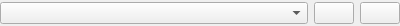
<?xml version="1.0" encoding="UTF-8"?>
<ui version="4.0">
 <class>MilestoneToolBarBase</class>
 <widget class="QWidget" name="MilestoneToolBarBase">
  <property name="geometry">
   <rect>
    <x>0</x>
    <y>0</y>
    <width>400</width>
    <height>26</height>
   </rect>
  </property>
  <property name="windowTitle">
   <string>MilestoneToolBarBase</string>
  </property>
  <layout class="QVBoxLayout" name="verticalLayout">
   <property name="leftMargin">
    <number>0</number>
   </property>
   <property name="topMargin">
    <number>0</number>
   </property>
   <property name="rightMargin">
    <number>0</number>
   </property>
   <property name="bottomMargin">
    <number>0</number>
   </property>
   <item>
    <layout class="QHBoxLayout" name="horizontalLayout">
     <property name="spacing">
      <number>6</number>
     </property>
     <property name="sizeConstraint">
      <enum>QLayout::SetDefaultConstraint</enum>
     </property>
     <item>
      <widget class="QComboBox" name="milestoneComboBox">
       <property name="sizePolicy">
        <sizepolicy hsizetype="Expanding" vsizetype="Fixed">
         <horstretch>0</horstretch>
         <verstretch>0</verstretch>
        </sizepolicy>
       </property>
       <property name="font">
        <font>
         <pointsize>8</pointsize>
         <weight>75</weight>
         <bold>true</bold>
        </font>
       </property>
       <property name="editable">
        <bool>false</bool>
       </property>
      </widget>
     </item>
     <item>
      <widget class="QPushButton" name="addMilestoneButton">
       <property name="toolTip">
        <string>Add a new Milestone …</string>
       </property>
       <property name="text">
        <string/>
       </property>
       <property name="icon">
        <iconset>
         <normaloff>../../images/new-milestone.png</normaloff>../../images/new-milestone.png</iconset>
       </property>
      </widget>
     </item>
     <item>
      <widget class="QPushButton" name="deleteMilestoneButton">
       <property name="toolTip">
        <string>Delete the current Milestone …</string>
       </property>
       <property name="text">
        <string/>
       </property>
       <property name="icon">
        <iconset>
         <normaloff>../../images/delete-milestone.png</normaloff>../../images/delete-milestone.png</iconset>
       </property>
      </widget>
     </item>
    </layout>
   </item>
  </layout>
 </widget>
 <resources/>
 <connections/>
</ui>
